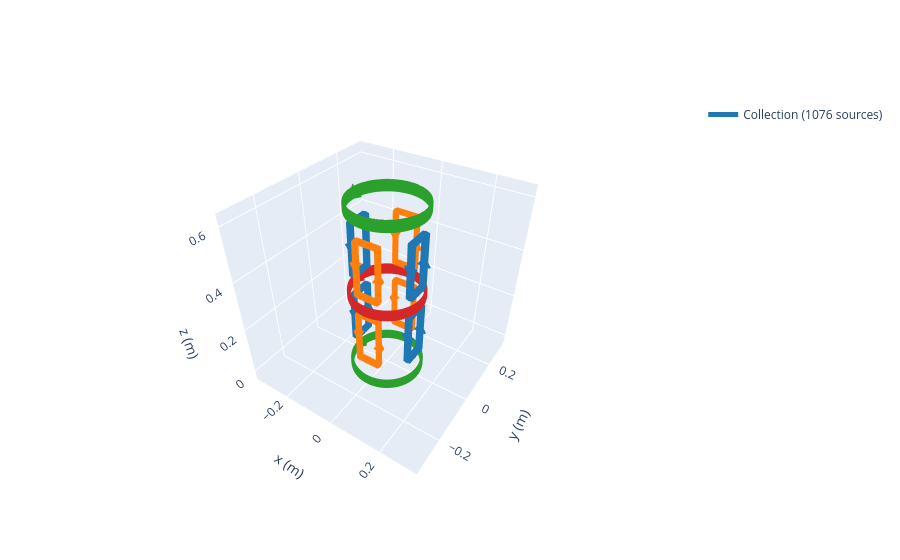

Notebook code cell kept with this figure:
### Markdown cell above
### Looking at the coil layout
We use Magpylib's `Collection.show()` to draw the coils. This just helps to visualize the setup, and does not add any value to the simulation itself. It is a nice way to check if the coils have been implementend correctly.

### Code cell
reference_collection = magpy.Collection()
coil_colours = {
    "X": "#1f77b4",
    "Y": "#ff7f0e",
    "Z outer": "#2ca02c",
    "Z middle": "#d62728",
}

for coil in reference_coils:
    displayed_coil = coil["source"].copy()
    displayed_coil.style.color = coil_colours[coil["group"]]
    reference_collection.add(displayed_coil)

reference_collection.show()

### Figure 1 — Plotly figure (JSON) as saved in the notebook; plotly's stock layout.template omitted (floating-point values rounded to 4 significant figures; data arrays with more than 128 entries replaced by an {"elided": "..."} marker saying what was removed)
{"data": [{"legendgroup": "Collection(id=4590033552)", "line": {"color": "#1f77b4", "dash": "solid", "width": 2.2}, "mode": "lines", "name": "Collection (1076 sources)", "opacity": 1, "showlegend": true, "type": "scatter3d", "x": {"elided": "14800 float values"}, "y": {"elided": "14800 float values"}, "z": {"elided": "14800 float values"}}, {"legendgroup": "Collection(id=4590033552)", "line": {"color": "#1f77b4", "dash": "solid", "width": 4.4}, "mode": "lines", "name": "Collection (1076 sources)", "opacity": 1, "showlegend": false, "type": "scatter3d", "x": {"elided": "2400 float values"}, "y": {"elided": "2400 float values"}, "z": {"elided": "2400 float values"}}, {"legendgroup": "Collection(id=4590033552)", "line": {"color": "#ff7f0e", "dash": "solid", "width": 2.2}, "mode": "lines", "name": "Collection (1076 sources)", "opacity": 1, "showlegend": false, "type": "scatter3d", "x": {"elided": "14800 float values"}, "y": {"elided": "14800 float values"}, "z": {"elided": "14800 float values"}}, {"legendgroup": "Collection(id=4590033552)", "line": {"color": "#ff7f0e", "dash": "solid", "width": 4.4}, "mode": "lines", "name": "Collection (1076 sources)", "opacity": 1, "showlegend": false, "type": "scatter3d", "x": {"elided": "2400 float values"}, "y": {"elided": "2400 float values"}, "z": {"elided": "2400 float values"}}, {"legendgroup": "Collection(id=4590033552)", "line": {"color": "#2ca02c", "dash": "solid", "width": 2.2}, "mode": "lines", "name": "Collection (1076 sources)", "opacity": 1, "showlegend": false, "type": "scatter3d", "x": {"elided": "736 float values"}, "y": {"elided": "736 float values"}, "z": {"elided": "736 float values"}}, {"legendgroup": "Collection(id=4590033552)", "line": {"color": "#2ca02c", "dash": "solid", "width": 4.4}, "mode": "lines", "name": "Collection (1076 sources)", "opacity": 1, "showlegend": false, "type": "scatter3d", "x": {"elided": "13432 float values"}, "y": {"elided": "13432 float values"}, "z": {"elided": "13432 float values"}}, {"legendgroup": "Collection(id=4590033552)", "line": {"color": "#d62728", "dash": "solid", "width": 2.2}, "mode": "lines", "name": "Collection (1076 sources)", "opacity": 1, "showlegend": false, "type": "scatter3d", "x": {"elided": "368 float values"}, "y": {"elided": "368 float values"}, "z": {"elided": "368 float values"}}, {"legendgroup": "Collection(id=4590033552)", "line": {"color": "#d62728", "dash": "solid", "width": 4.4}, "mode": "lines", "name": "Collection (1076 sources)", "opacity": 1, "showlegend": false, "type": "scatter3d", "x": {"elided": "6716 float values"}, "y": {"elided": "6716 float values"}, "z": {"elided": "6716 float values"}}], "layout": {"legend": {"itemsizing": "constant"}, "scene": {"aspectmode": "manual", "aspectratio": {"x": 1, "y": 1, "z": 1}, "camera": {"eye": {"x": 1, "y": -1.5, "z": 1.4}}, "xaxis": {"autorange": false, "range": [-0.3491, 0.3355], "title": {"text": "x (m)"}}, "yaxis": {"autorange": false, "range": [-0.3423, 0.3423], "title": {"text": "y (m)"}}, "zaxis": {"autorange": false, "range": [-0.04232, 0.6423], "title": {"text": "z (m)"}}}}}
